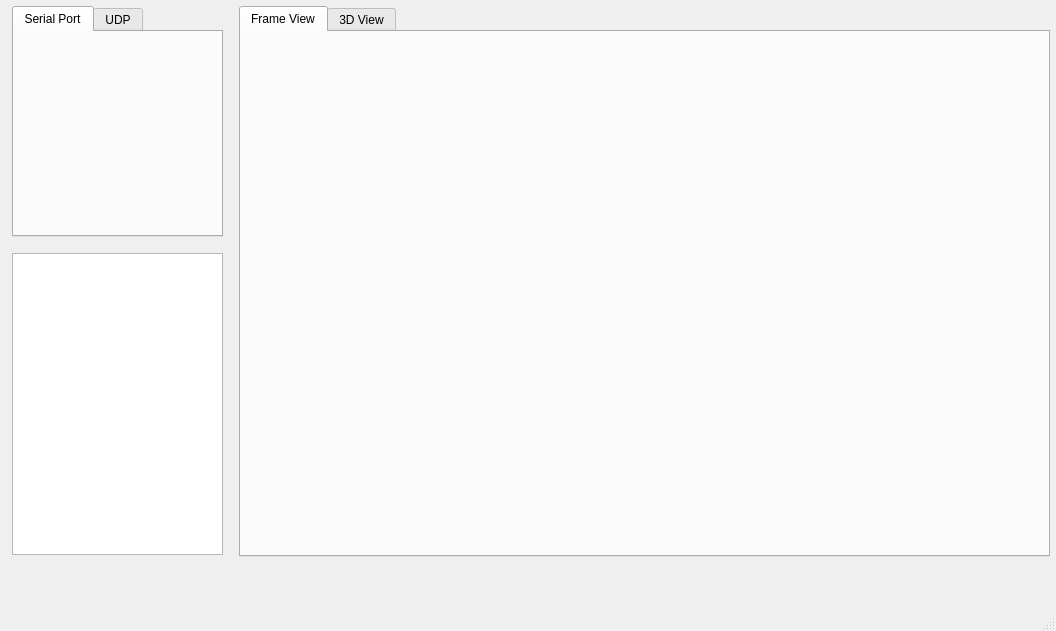
<?xml version="1.0" encoding="UTF-8"?>
<ui version="4.0">
 <class>MainWindow</class>
 <widget class="QMainWindow" name="MainWindow">
  <property name="geometry">
   <rect>
    <x>0</x>
    <y>0</y>
    <width>1056</width>
    <height>631</height>
   </rect>
  </property>
  <property name="windowTitle">
   <string>MainWindow</string>
  </property>
  <widget class="QWidget" name="centralwidget">
   <widget class="QTabWidget" name="ConnectionTab">
    <property name="geometry">
     <rect>
      <x>12</x>
      <y>6</y>
      <width>211</width>
      <height>231</height>
     </rect>
    </property>
    <property name="maximumSize">
     <size>
      <width>211</width>
      <height>231</height>
     </size>
    </property>
    <property name="currentIndex">
     <number>0</number>
    </property>
    <widget class="QWidget" name="SerialPortTab">
     <attribute name="title">
      <string>Serial Port</string>
     </attribute>
     <widget class="SerialPortPanel" name="serialPortWidget" native="true">
      <property name="geometry">
       <rect>
        <x>0</x>
        <y>0</y>
        <width>210</width>
        <height>201</height>
       </rect>
      </property>
     </widget>
    </widget>
    <widget class="QWidget" name="UDPTab">
     <attribute name="title">
      <string>UDP</string>
     </attribute>
     <widget class="UDPPanel" name="UDPWidget" native="true">
      <property name="geometry">
       <rect>
        <x>10</x>
        <y>10</y>
        <width>181</width>
        <height>181</height>
       </rect>
      </property>
     </widget>
    </widget>
   </widget>
   <widget class="QTextEdit" name="logView">
    <property name="geometry">
     <rect>
      <x>12</x>
      <y>253</y>
      <width>211</width>
      <height>302</height>
     </rect>
    </property>
    <property name="maximumSize">
     <size>
      <width>211</width>
      <height>371</height>
     </size>
    </property>
    <property name="readOnly">
     <bool>true</bool>
    </property>
   </widget>
   <widget class="QTabWidget" name="tabWidget">
    <property name="geometry">
     <rect>
      <x>239</x>
      <y>6</y>
      <width>811</width>
      <height>551</height>
     </rect>
    </property>
    <property name="currentIndex">
     <number>0</number>
    </property>
    <widget class="QWidget" name="tab">
     <attribute name="title">
      <string>Frame View</string>
     </attribute>
     <widget class="FrameTable" name="frameTable" native="true">
      <property name="geometry">
       <rect>
        <x>0</x>
        <y>0</y>
        <width>811</width>
        <height>571</height>
       </rect>
      </property>
     </widget>
    </widget>
    <widget class="QWidget" name="tab_2">
     <attribute name="title">
      <string>3D View</string>
     </attribute>
     <widget class="DroneModel" name="drone_3d_model" native="true">
      <property name="geometry">
       <rect>
        <x>10</x>
        <y>10</y>
        <width>631</width>
        <height>501</height>
       </rect>
      </property>
     </widget>
    </widget>
   </widget>
  </widget>
  <widget class="QMenuBar" name="menubar">
   <property name="geometry">
    <rect>
     <x>0</x>
     <y>0</y>
     <width>1056</width>
     <height>37</height>
    </rect>
   </property>
  </widget>
  <widget class="QStatusBar" name="statusbar"/>
 </widget>
 <customwidgets>
  <customwidget>
   <class>SerialPortPanel</class>
   <extends>QWidget</extends>
   <header>Widgets/serialportpanel.h</header>
   <container>1</container>
  </customwidget>
  <customwidget>
   <class>UDPPanel</class>
   <extends>QWidget</extends>
   <header>Widgets/udppanel.h</header>
   <container>1</container>
  </customwidget>
  <customwidget>
   <class>DroneModel</class>
   <extends>QWidget</extends>
   <header>Widgets/dronemodel.h</header>
   <container>1</container>
  </customwidget>
  <customwidget>
   <class>FrameTable</class>
   <extends>QWidget</extends>
   <header>Widgets/frametable.h</header>
   <container>1</container>
  </customwidget>
 </customwidgets>
 <resources/>
 <connections/>
</ui>
